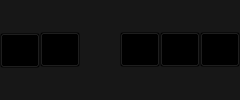
     <widget class="QWidget" name="widget" native="true">
      <property name="maximumSize">
       <size>
        <width>16777215</width>
        <height>16777215</height>
       </size>
      </property>
      <property name="styleSheet">
       <string notr="true">background-color: #171717;</string>
      </property>
      <layout class="QGridLayout" name="gridLayout_3">
       <property name="leftMargin">
        <number>0</number>
       </property>
       <property name="topMargin">
        <number>0</number>
       </property>
       <property name="rightMargin">
        <number>0</number>
       </property>
       <property name="bottomMargin">
        <number>0</number>
       </property>
       <property name="spacing">
        <number>0</number>
       </property>
       <item row="0" column="0">
        <layout class="QHBoxLayout" name="horizontalLayout_3">
         <property name="spacing">
          <number>0</number>
         </property>
         <property name="topMargin">
          <number>0</number>
         </property>
         <property name="rightMargin">
          <number>0</number>
         </property>
         <item>
          <widget class="QPushButton" name="back_pushButton">
           <property name="minimumSize">
            <size>
             <width>40</width>
             <height>35</height>
            </size>
           </property>
           <property name="maximumSize">
            <size>
             <width>16777215</width>
             <height>33</height>
            </size>
           </property>
           <property name="cursor">
            <cursorShape>PointingHandCursor</cursorShape>
           </property>
           <property name="styleSheet">
            <string notr="true">QPushButton{
background:transparent;}
QPushButton:hover {
           
	background-color: #171717;
}</string>
           </property>
           <property name="text">
            <string />
           </property>
           <property name="icon">
            <iconset resource="../Qss/icons/_icons.qrc">
             <normaloff>:/feather/icons/feather/arrow-left.png</normaloff>:/feather/icons/feather/arrow-left.png</iconset>
           </property>
           <property name="iconSize">
            <size>
             <width>25</width>
             <height>20</height>
            </size>
           </property>
          </widget>
         </item>
         <item>
          <widget class="QPushButton" name="toggle_pushButton">
           <property name="maximumSize">
            <size>
             <width>40</width>
             <height>35</height>
            </size>
           </property>
           <property name="cursor">
            <cursorShape>PointingHandCursor</cursorShape>
           </property>
           <property name="styleSheet">
            <string notr="true">QPushButton{
background:transparent;}
QPushButton:hover {
	background-color: #171717;
}</string>
           </property>
           <property name="text">
            <string />
           </property>
           <property name="icon">
            <iconset resource="../Qss/icons/_icons.qrc">
             <normaloff>:/feather/icons/feather/chevron-left.png</normaloff>:/feather/icons/feather/chevron-left.png</iconset>
           </property>
           <property name="iconSize">
            <size>
             <width>25</width>
             <height>20</height>
            </size>
           </property>
          </widget>
         </item>
         <item>
          <spacer name="horizontalSpacer_15">
           <property name="orientation">
            <enum>Qt::Horizontal</enum>
           </property>
           <property name="sizeHint" stdset="0">
            <size>
             <width>40</width>
             <height>20</height>
            </size>
           </property>
          </spacer>
         </item>
         <item>
          <widget class="QPushButton" name="minimize_pushButton">
           <property name="minimumSize">
            <size>
             <width>40</width>
             <height>35</height>
            </size>
           </property>
           <property name="cursor">
            <cursorShape>PointingHandCursor</cursorShape>
           </property>
           <property name="styleSheet">
            <string notr="true">QPushButton{
background-color:transparent;}
QPushButton:hover {
           
	background-color: #171717;
}</string>
           </property>
           <property name="text">
            <string />
           </property>
           <property name="icon">
            <iconset resource="../Qss/icons/_icons.qrc">
             <normaloff>:/feather/icons/feather/minus.png</normaloff>:/feather/icons/feather/minus.png</iconset>
           </property>
           <property name="iconSize">
            <size>
             <width>25</width>
             <height>20</height>
            </size>
           </property>
          </widget>
         </item>
         <item>
          <widget class="QPushButton" name="maximize_pushButton">
           <property name="minimumSize">
            <size>
             <width>40</width>
             <height>35</height>
            </size>
           </property>
           <property name="cursor">
            <cursorShape>PointingHandCursor</cursorShape>
           </property>
           <property name="styleSheet">
            <string notr="true">QPushButton{
background-color:transparent;}
QPushButton:hover {
           
	background-color: #171717;
}</string>
           </property>
           <property name="text">
            <string />
           </property>
           <property name="icon">
            <iconset resource="../Qss/icons/_icons.qrc">
             <normaloff>:/feather/icons/feather/maximize.png</normaloff>:/feather/icons/feather/maximize.png</iconset>
           </property>
           <property name="iconSize">
            <size>
             <width>25</width>
             <height>20</height>
            </size>
           </property>
          </widget>
         </item>
         <item>
          <widget class="QPushButton" name="close_pushButton">
           <property name="minimumSize">
            <size>
             <width>40</width>
             <height>35</height>
            </size>
           </property>
           <property name="cursor">
            <cursorShape>PointingHandCursor</cursorShape>
           </property>
           <property name="styleSheet">
            <string notr="true">QPushButton{
background-color:transparent;}
QPushButton:hover {
           
	background-color: darkred;
}</string>
           </property>
           <property name="text">
            <string />
           </property>
           <property name="icon">
            <iconset resource="../Qss/icons/_icons.qrc">
             <normaloff>:/feather/icons/feather/x.png</normaloff>:/feather/icons/feather/x.png</iconset>
           </property>
           <property name="iconSize">
            <size>
             <width>25</width>
             <height>20</height>
            </size>
           </property>
          </widget>
         </item>
        </layout>
       </item>
      </layout>
     </widget>
